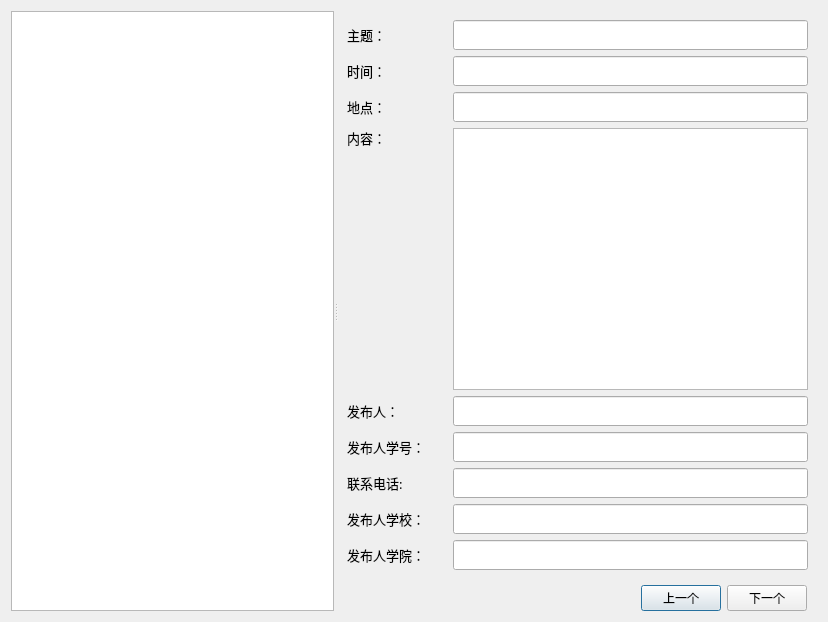
<?xml version="1.0" encoding="UTF-8"?>
<ui version="4.0">
 <class>ActivityDialog</class>
 <widget class="QDialog" name="ActivityDialog">
  <property name="geometry">
   <rect>
    <x>0</x>
    <y>0</y>
    <width>828</width>
    <height>622</height>
   </rect>
  </property>
  <property name="windowTitle">
   <string>Dialog</string>
  </property>
  <layout class="QHBoxLayout" name="horizontalLayout_2">
   <item>
    <widget class="QSplitter" name="splitter">
     <property name="orientation">
      <enum>Qt::Horizontal</enum>
     </property>
     <widget class="QListWidget" name="listWidget">
      <property name="font">
       <font>
        <family>微软雅黑</family>
        <pointsize>10</pointsize>
       </font>
      </property>
     </widget>
     <widget class="QWidget" name="layoutWidget">
      <layout class="QVBoxLayout" name="verticalLayout_2">
       <item>
        <widget class="QWidget" name="widget" native="true">
         <layout class="QGridLayout" name="gridLayout">
          <item row="0" column="0">
           <widget class="QLabel" name="titleLabel">
            <property name="minimumSize">
             <size>
              <width>100</width>
              <height>0</height>
             </size>
            </property>
            <property name="font">
             <font>
              <family>微软雅黑</family>
              <pointsize>10</pointsize>
             </font>
            </property>
            <property name="text">
             <string>主题：</string>
            </property>
           </widget>
          </item>
          <item row="0" column="1">
           <widget class="QLineEdit" name="titleLineEdit">
            <property name="minimumSize">
             <size>
              <width>0</width>
              <height>30</height>
             </size>
            </property>
            <property name="font">
             <font>
              <family>微软雅黑</family>
              <pointsize>10</pointsize>
             </font>
            </property>
           </widget>
          </item>
          <item row="1" column="0">
           <widget class="QLabel" name="timeLabel">
            <property name="minimumSize">
             <size>
              <width>100</width>
              <height>0</height>
             </size>
            </property>
            <property name="font">
             <font>
              <family>微软雅黑</family>
              <pointsize>10</pointsize>
             </font>
            </property>
            <property name="text">
             <string>时间：</string>
            </property>
           </widget>
          </item>
          <item row="1" column="1">
           <widget class="QLineEdit" name="timeLineEdit">
            <property name="minimumSize">
             <size>
              <width>0</width>
              <height>30</height>
             </size>
            </property>
            <property name="font">
             <font>
              <family>微软雅黑</family>
              <pointsize>10</pointsize>
             </font>
            </property>
           </widget>
          </item>
          <item row="2" column="0">
           <widget class="QLabel" name="addressLabel">
            <property name="minimumSize">
             <size>
              <width>100</width>
              <height>0</height>
             </size>
            </property>
            <property name="font">
             <font>
              <family>微软雅黑</family>
              <pointsize>10</pointsize>
             </font>
            </property>
            <property name="text">
             <string>地点：</string>
            </property>
           </widget>
          </item>
          <item row="2" column="1">
           <widget class="QLineEdit" name="addressLineEdit">
            <property name="minimumSize">
             <size>
              <width>0</width>
              <height>30</height>
             </size>
            </property>
            <property name="font">
             <font>
              <family>微软雅黑</family>
              <pointsize>10</pointsize>
             </font>
            </property>
           </widget>
          </item>
          <item row="3" column="0">
           <layout class="QVBoxLayout" name="verticalLayout">
            <item>
             <widget class="QLabel" name="contentLabel">
              <property name="minimumSize">
               <size>
                <width>100</width>
                <height>0</height>
               </size>
              </property>
              <property name="font">
               <font>
                <family>微软雅黑</family>
                <pointsize>10</pointsize>
               </font>
              </property>
              <property name="text">
               <string>内容：</string>
              </property>
             </widget>
            </item>
            <item>
             <spacer name="verticalSpacer">
              <property name="orientation">
               <enum>Qt::Vertical</enum>
              </property>
              <property name="sizeHint" stdset="0">
               <size>
                <width>20</width>
                <height>40</height>
               </size>
              </property>
             </spacer>
            </item>
           </layout>
          </item>
          <item row="3" column="1">
           <widget class="QTextEdit" name="contentTextEdit">
            <property name="font">
             <font>
              <family>微软雅黑</family>
              <pointsize>10</pointsize>
             </font>
            </property>
           </widget>
          </item>
          <item row="4" column="0">
           <widget class="QLabel" name="nameLabel">
            <property name="minimumSize">
             <size>
              <width>40</width>
              <height>0</height>
             </size>
            </property>
            <property name="font">
             <font>
              <family>微软雅黑</family>
              <pointsize>10</pointsize>
             </font>
            </property>
            <property name="text">
             <string>发布人：</string>
            </property>
           </widget>
          </item>
          <item row="4" column="1">
           <widget class="QLineEdit" name="nameLineEdit">
            <property name="minimumSize">
             <size>
              <width>0</width>
              <height>30</height>
             </size>
            </property>
            <property name="font">
             <font>
              <family>微软雅黑</family>
              <pointsize>10</pointsize>
             </font>
            </property>
           </widget>
          </item>
          <item row="5" column="0">
           <widget class="QLabel" name="stunumLabel">
            <property name="minimumSize">
             <size>
              <width>0</width>
              <height>0</height>
             </size>
            </property>
            <property name="font">
             <font>
              <family>微软雅黑</family>
              <pointsize>10</pointsize>
             </font>
            </property>
            <property name="text">
             <string>发布人学号：</string>
            </property>
           </widget>
          </item>
          <item row="5" column="1">
           <widget class="QLineEdit" name="stunumLineEdit">
            <property name="minimumSize">
             <size>
              <width>0</width>
              <height>30</height>
             </size>
            </property>
            <property name="font">
             <font>
              <family>微软雅黑</family>
              <pointsize>10</pointsize>
             </font>
            </property>
           </widget>
          </item>
          <item row="6" column="0">
           <widget class="QLabel" name="telLabel">
            <property name="minimumSize">
             <size>
              <width>0</width>
              <height>0</height>
             </size>
            </property>
            <property name="font">
             <font>
              <family>微软雅黑</family>
              <pointsize>10</pointsize>
             </font>
            </property>
            <property name="text">
             <string>联系电话:</string>
            </property>
           </widget>
          </item>
          <item row="6" column="1">
           <widget class="QLineEdit" name="telLineEdit">
            <property name="minimumSize">
             <size>
              <width>0</width>
              <height>30</height>
             </size>
            </property>
            <property name="font">
             <font>
              <family>微软雅黑</family>
              <pointsize>10</pointsize>
             </font>
            </property>
           </widget>
          </item>
          <item row="7" column="0">
           <widget class="QLabel" name="schnameLabel">
            <property name="font">
             <font>
              <family>微软雅黑</family>
              <pointsize>10</pointsize>
             </font>
            </property>
            <property name="text">
             <string>发布人学校：</string>
            </property>
           </widget>
          </item>
          <item row="7" column="1">
           <widget class="QLineEdit" name="schnameLineEdit">
            <property name="minimumSize">
             <size>
              <width>0</width>
              <height>30</height>
             </size>
            </property>
            <property name="font">
             <font>
              <family>微软雅黑</family>
              <pointsize>10</pointsize>
             </font>
            </property>
           </widget>
          </item>
          <item row="8" column="0">
           <widget class="QLabel" name="colnameLabel">
            <property name="font">
             <font>
              <family>微软雅黑</family>
              <pointsize>10</pointsize>
             </font>
            </property>
            <property name="text">
             <string>发布人学院：</string>
            </property>
           </widget>
          </item>
          <item row="8" column="1">
           <widget class="QLineEdit" name="colnameLineEdit">
            <property name="minimumSize">
             <size>
              <width>0</width>
              <height>30</height>
             </size>
            </property>
            <property name="font">
             <font>
              <family>微软雅黑</family>
              <pointsize>10</pointsize>
             </font>
            </property>
           </widget>
          </item>
         </layout>
        </widget>
       </item>
       <item>
        <layout class="QHBoxLayout" name="horizontalLayout" stretch="4,1,1,0">
         <item>
          <spacer name="horizontalSpacer">
           <property name="orientation">
            <enum>Qt::Horizontal</enum>
           </property>
           <property name="sizeHint" stdset="0">
            <size>
             <width>40</width>
             <height>20</height>
            </size>
           </property>
          </spacer>
         </item>
         <item>
          <widget class="QPushButton" name="preBtn">
           <property name="text">
            <string>上一个</string>
           </property>
          </widget>
         </item>
         <item>
          <widget class="QPushButton" name="nextBtn">
           <property name="text">
            <string>下一个</string>
           </property>
          </widget>
         </item>
         <item>
          <spacer name="horizontalSpacer_2">
           <property name="orientation">
            <enum>Qt::Horizontal</enum>
           </property>
           <property name="sizeHint" stdset="0">
            <size>
             <width>10</width>
             <height>20</height>
            </size>
           </property>
          </spacer>
         </item>
        </layout>
       </item>
      </layout>
     </widget>
    </widget>
   </item>
  </layout>
 </widget>
 <resources/>
 <connections/>
</ui>
